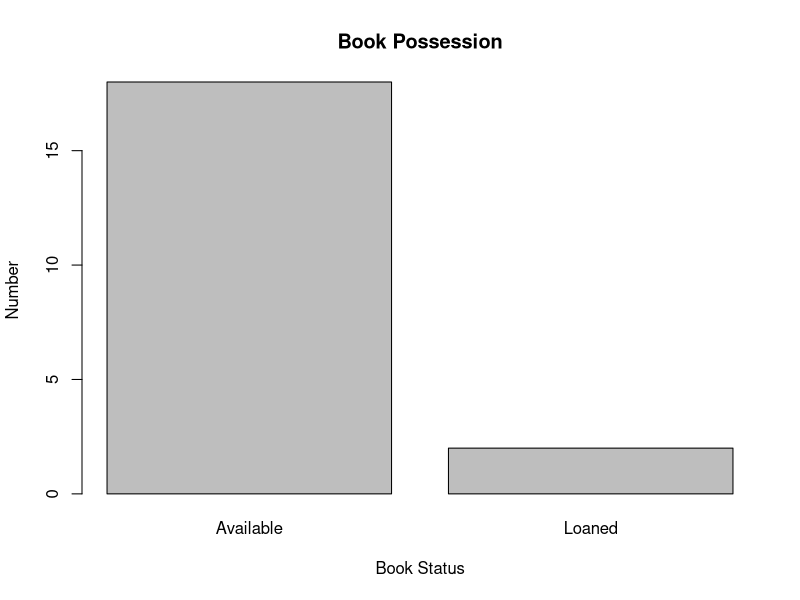

Write R code to recreate this figure. (Note: this script raises an error after producing the figure.)
# Problem 2

library <- setRefClass("ibrary",
                       
   fields = list(book_capacity = "numeric",
                 number_of_books = "numeric",
                 number_of_loaned = "numeric",
                 books = "data.frame"),
   
   methods = list(
     
     build_library = function(book_capacity){
       stopifnot(book_capacity > 0)
       book_capacity <<- book_capacity
       number_of_books <<- 0
       number_of_loaned <<- 0
       books <<- data.frame(title = character(),
                            author = character(),
                            id = character(),
                            status = character(),
                            stringsAsFactors = FALSE)
       names(books) <<- c("title", "author", "id", "status")
       },
     
     acquire_book = function(title, author){
       if(number_of_books == book_capacity){
         return("This library is full, can not add book anymore.")
       }else{
        id <- sprintf("%05d", nrow(books)+1)
        new_book <- list("title" = title, "author" = author, "id" = id, "status" = "Available")
        books <<- rbind(books, new_book)
        number_of_books <<- number_of_books + 1
        result <- paste(title, "(", author,") have been added in library!")
         return(result)
       }
     },
     
     borrow_book = function(id){
       if(id %in% books$id){
         index <- which(books$id == id)
         if(books[index,]$status == "Available"){
           number_of_loaned <<- number_of_loaned + 1
           books[index,]$status <<- "Loaned"
           result <- "Borrow process succeed."
         }else{
           result <- "Is book is not avaliable now!" 
         }
         return(result)
       }else{
         return("Does not find this book, please check the ID.")
       }
     },
     
     return_book = function(id){
       if(id %in% books$id){
         index <- which(books$id == id)
         if(books[index,]$status == "Loaned"){
           number_of_loaned <<- number_of_loaned - 1
           books[index,]$status <<- "Available"
           result <- "Return process succeed."
         }else{
           result <- "Sorry, this book have not been borrowed." 
         }
         return(result)
       }else{
         return("Does not find this book, please check the ID.")
       }
     },
     
    print = function(){
      available_list <- books[which(books$status == "Available"),]
      loaned_list <- books[which(books$status == "Loaned"),]
      print_list <- list(nrow(available_list), available_list, nrow(loaned_list), loaned_list)
      names(print_list) <- c("Number of Available", "Available", "Number of Loaned", "Loaned")
      return(print_list)
    },
    
    plot = function(){
      status_list <- c(length(which(books$status == "Available")), length(which(books$status == "Loaned")))
      barplot(status_list,
              names.arg = c("Available", "Loaned"),
              xlab = "Book Status",
              ylab = "Number",
              main = "Book Possession")
    }
     ))

my_library <- library$new()
my_library$build_library(book_capacity = 100)

for(i in 1:10){
  
  my_library$acquire_book("R Exam 2018/10/23", "Krzysztof Bartoszek")
  my_library$acquire_book("R Exam 2018/12/10", "Krzysztof Bartoszek")
}

my_library$borrow_book("00001")
my_library$borrow_book("00002")

my_library$print()
my_library$plot()




# Problem 3
# a
m <- matrix(1:25, nrow = 5)
x <- c(1:5)
quadratic_form = function(m, x){
  result <- 0
  for(i in 1:nrow(m)){
    for(j in 1:ncol(m)){
      result <- x[i]*m[i,j]*x[j] + result
    }
  }
  return(result)
}
quadratic_form(m, x)


result <- x%*%m%*%x
print(result)

# c
test_that("The output is incorrect.", {
  expect_that(quadratic_form(m, x), is_equivalent_to(x%*%m%*%x))
})











